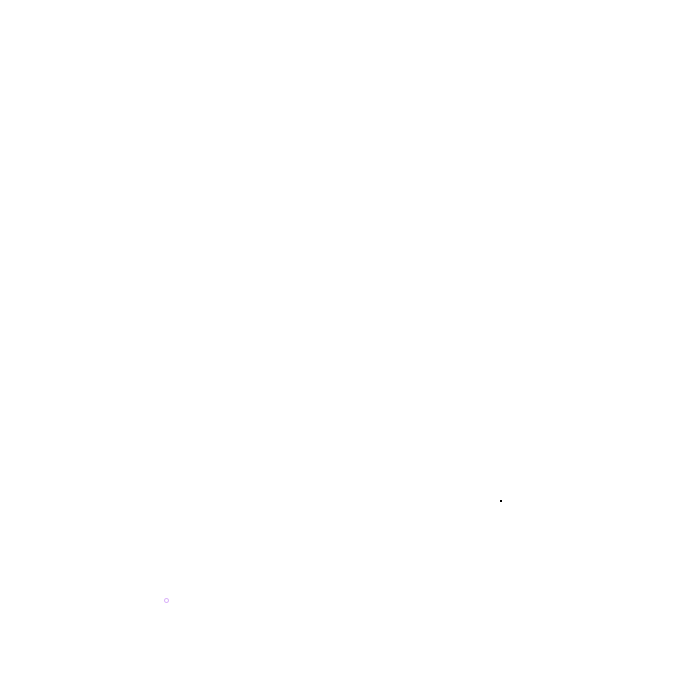
Frame 1 (no input)
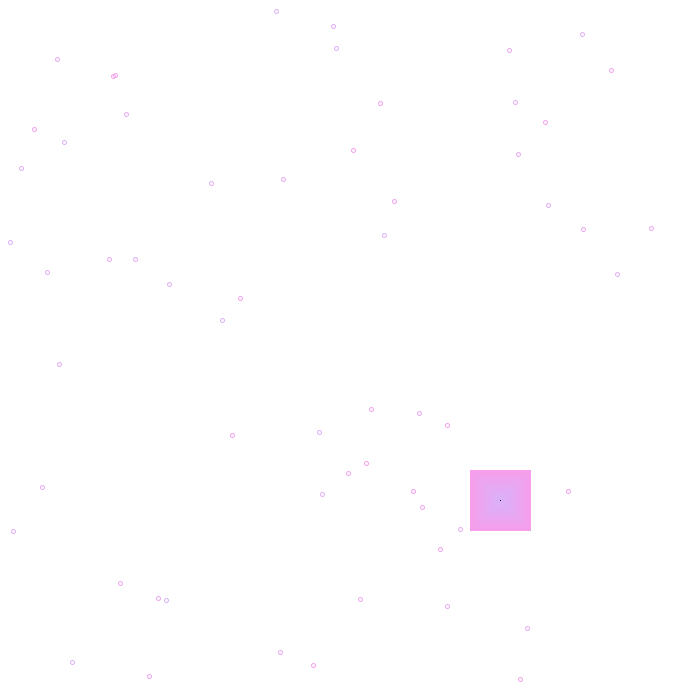
Frame 60 (the mouse pressed at the canvas centre just before this capture)
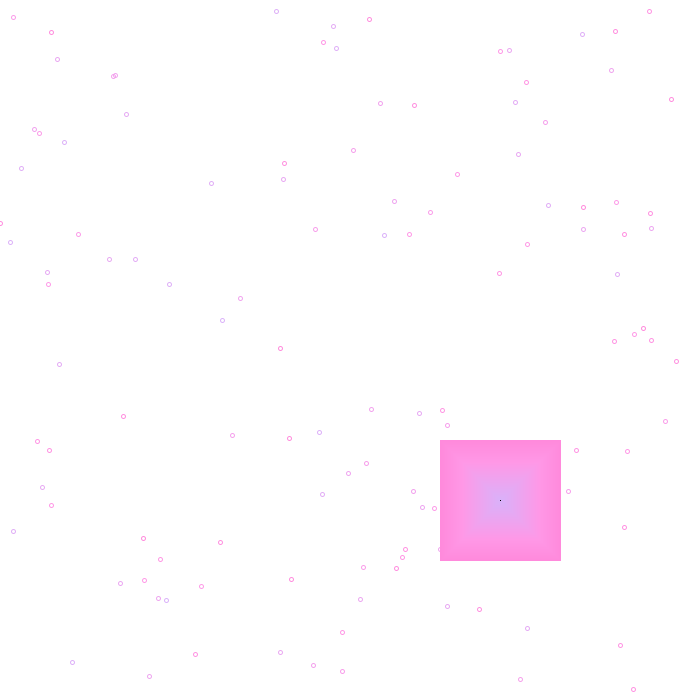
Frame 120 (the mouse held since frame 60 and released just before this capture)

The Processing sketch that drew these frames (run headless with seeded random() and noise(); from frame 60 on, the mouse is pressed at the canvas centre):

// Processing sketch: sketch_saskia_birthday4
// ── sketch_saskia_birthday4.pde

int x;
int y;

int sizeRect;
int reps = 0;

float colorRed;
float colorGreen;
float colorBlue;


void setup(){
  
 size(700,700);
 background(255);
 //frameRate(10);
 noFill();
 
  x = width-200;
  y = height-200;
  sizeRect = 1;
  resetColors();

}

void resetColors(){
  
  colorRed = random(150, 255);
  colorGreen = random(150, 255);
  colorBlue = random(150, 255);
}

void draw(){
 
   drawRect(x, y);
   reps++;
   
   if( reps >= 150 ){
     
      reps = 0;
      x = (int)random(width);
      y = (int)random(height);
      
      // changing size for other pattern
      sizeRect = 0; //(int)random(0, 50);
      resetColors();
   }
   
   ellipse(random(width), random(height), 4, 4);
  
}

void mouseMoved(){
  ellipse( mouseX, mouseY, 10, 10); 
}


void drawRect(int xValue, int yValue){
 
  rect(xValue - (sizeRect / 2), yValue - (sizeRect / 2), sizeRect, sizeRect);
  stroke(colorRed, colorGreen, colorBlue);
  sizeRect++;
  if( sizeRect % 2 == 0){
     colorRed++; 
  }
  
  if( sizeRect % 3 == 0 ){
    colorGreen--; 
  }
  
  if( sizeRect % 4 == 0 ){
    colorBlue--; 
  }
  
}
